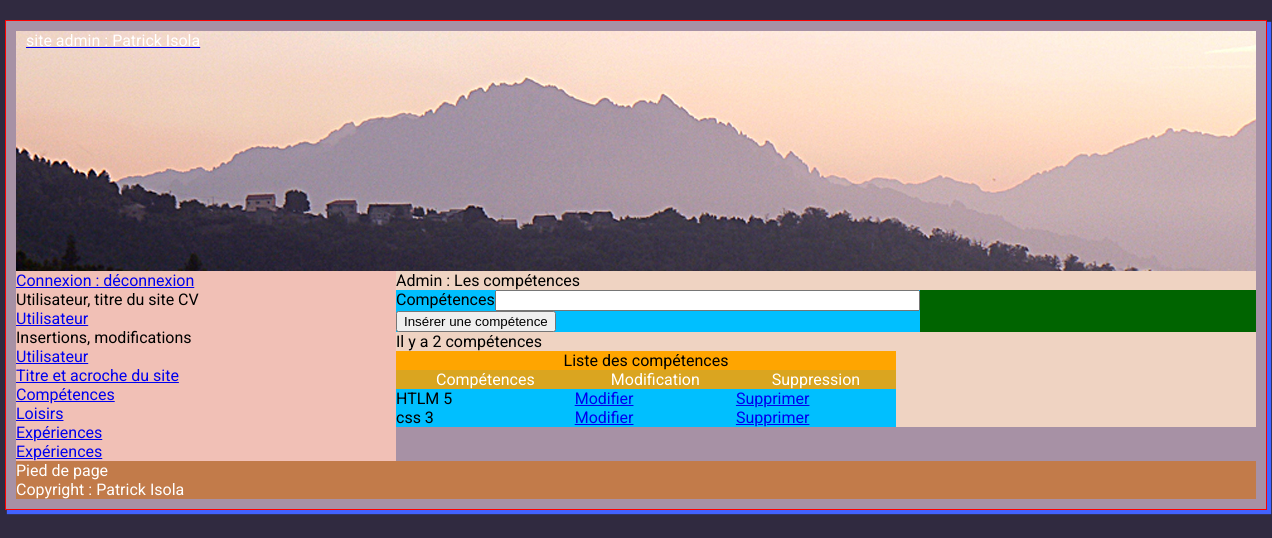
Before: /admin/competences.php with the older database file.
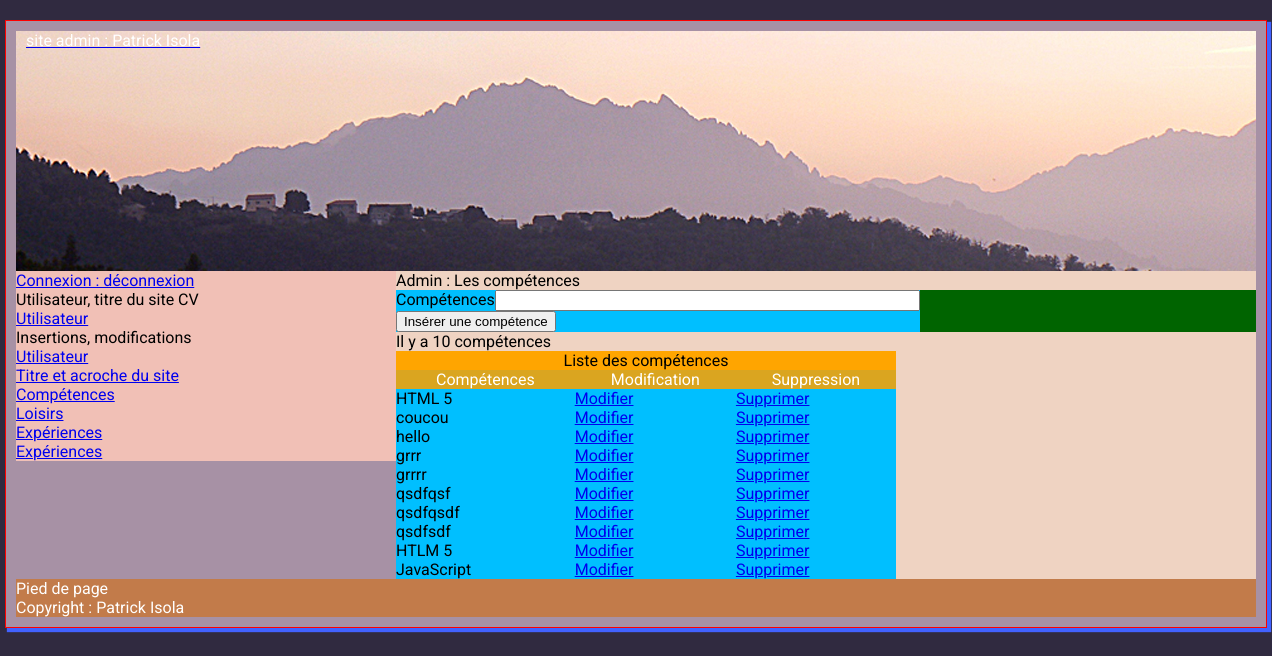
After: the same page with the newer database file.
### tables this page shows
CREATE TABLE IF NOT EXISTS `t_competences` (
  `id_competence` int(11) NOT NULL,
  `competence` text,
  `utilisateur_id` int(11) NOT NULL
);

CREATE TABLE IF NOT EXISTS `t_utilisateur` (
  `id_utilisateur` int(11) NOT NULL,
  `prenom` varchar(25) NOT NULL,
  `nom` varchar(25) NOT NULL,
  `email` varchar(50) NOT NULL,
  `telephone` varchar(20) NOT NULL COMMENT 'varchar car 0 n''est pas un entier',
  `mdp` varchar(13) NOT NULL,
  `pseudo` varchar(13) NOT NULL,
  `avatar` varchar(13) NOT NULL,
  `age` smallint(5) NOT NULL,
  `date_naissance` date NOT NULL,
  `sexe` enum('Femme','Homme') NOT NULL,
  `etat_civil` enum('M.','Mme') NOT NULL,
  `statut_marital` varchar(13) NOT NULL,
  `adresse` text NOT NULL,
  `code_postal` varchar(5) NOT NULL,
  `ville` varchar(20) NOT NULL,
  `pays` varchar(25) NOT NULL,
  `note` varchar(20) NOT NULL
);

### admin/competences.php (the view, shortened to what this page needs)
<?php require '../connexion/connexion.php' ?>
<!DOCTYPE html>
<html lang="fr">
<head>
<link type="text/css" href="../css/style_admin.css" rel="stylesheet">
</head>
<body>
    <div id="enveloppe">
    <header>
        <?php include ("admin_en_tete.php"); ?>
    </header>
    <div id="menu">
        <?php include ("admin_menu.php"); ?>
    </div>
    <div id="contenuPrincipal">
        <h1>Admin : Les compétences</h1>
    <form action="competences.php" method="post">
        <table width="200px" border="1">
            <tr>
                <td>Compétences</td>
                <td><input type="text" name="competence" id="competence" size="50" required</td>
            </tr>
            <tr>
                <td colspan="2"><input type="submit" value="Insérer une compétence"></td>
            </tr>
        </table>
    </form>
    <p>
    <?php
        $sql = $pdoCV->prepare("SELECT * FROM t_competences");
        $sql->execute();
        $nbr_competences = $sql->rowCount();
    ?>
        Il y a <?php echo $nbr_competences; ?> compétences</p>
    <table width="500" border="2">
        <caption>Liste des compétences</caption>
        <tbody>
            <tr>
                <th>Compétences</th>
                <th>Modification</th>
                <th>Suppression</th>
            </tr>
        <tr>
            <?php while ($ligne = $sql->fetch()) { ?>
            <td><?php echo $ligne['competence']; ?></td>
            <td><a href="modif_competence.php?id_competence=<?php echo $ligne['id_competence']; ?>">Modifier</a></td>
            <td><a href="competences.php?id_competence=<?php echo $ligne['id_competence']; ?>">Supprimer</a></td>
        </tr>
            <?php } ?>
        </tbody>
    </table>
    </div>
    <footer>
        <?php include ("admin_footer.php"); ?>
    </footer>
    </div>
</body>
</html>

### admin/admin_en_tete.php
<a href="index.php"><h1>site admin : Patrick Isola</h1></a>

### admin/admin_menu.php
<h2><a href="#">Connexion : déconnexion</a></h2>
<ul>
    <li>Utilisateur, titre du site CV</li>
        <ul>
            <li><a href="utilisateur.php">Utilisateur</a></li>
        </ul>
    <li>Insertions, modifications</li>
        <ul>
            <li><a href="utilisateurs.php">Utilisateur</a></li>
            <li><a href="titre_du_cv.php">Titre et acroche du site</a></li>
            <li><a href="competences.php">Compétences</a></li>
            <li><a href="loisirs.php">Loisirs</a></li>
            <li><a href="experiences.php">Expériences</a></li>
            <li><a href="experiences.php">Expériences</a></li>
        </ul>
</ul>

### admin/admin_footer.php
<?php
    $sql = $pdoCV->query(" SELECT * FROM t_utilisateur WHERE id_utilisateur ='1' ");
    $ligne = $sql->fetch();
    ?>
<p>Pied de page</p>
<p>Copyright : <?php echo $ligne['prenom'].' '.$ligne['nom']; ?></p>

### css/style_admin.css (style rules this page uses)
html, body, div, span, applet, object, iframe, h1, h2, h3, h4, h5, h6, p, blockquote, pre, a, abbr, acronym, address, big, cite, code, del, dfn, em, img, ins, kbd, q, s, samp, small, strike, strong, sub, sup, tt, var, b, u, i, center, dl, dt, dd, ol, ul, li, fieldset, form, label, legend, table, caption, tbody, tfoot, thead, tr, th, td, article, aside, canvas, details, embed, figure, figcaption, footer, header, hgroup, menu, nav, output, ruby, section, summary, time, mark, audio, video { margin: 0; padding: 0; border: 0; font-size: 100%; font: inherit; vertical-align: baseline; }
article, aside, details, figcaption, figure, footer, header, hgroup, menu, nav, section { display: block; }
body { line-height: 1; }
ol, ul { list-style: none; }
table { border-collapse: collapse; border-spacing: 0; }
body { margin: auto; font: 1em Roboto, sans-serif; background-color: #302A40; }
header { background: url(../img/popolasca.jpg) center center no-repeat; height:240px; margin-right: 10px; margin-left: 10px; }
#enveloppe { width: 1260px; margin-right: auto; margin-left: auto; margin-top: 20px; background-color: #A791A5; border: 1px solid red; -webkit-box-shadow: 3px 3px 1px 1px #4262FF; box-shadow: 3px 3px 1px 1px #4262FF; }
#menu { width: 380px; background-color: #F1C0B6; float: left; margin-left: 10px; }
#contenuPrincipal { width: 860px; background-color: #EFD3C2; float: right; margin-right: 10px; }
footer { margin-right: 10px; margin-left: 10px; margin-bottom: 10px; color:white; background: #C27B4A; }
header h1 { color: #fff; margin: 10px; }
table { background-color: deepskyblue; }
caption { background:orange; }
th { background-color: goldenrod; color: white; }
form { background-color: darkgreen; }

Changed rows visible on the page:
removed t_competences: competence "css 3"
added t_competences: competence "HTML 5"
added t_competences: competence "coucou"
added t_competences: competence "hello"
added t_competences: competence "grrr"
added t_competences: competence "grrrr"
added t_competences: competence "qsdfqsf"
added t_competences: competence "qsdfqsdf"
added t_competences: competence "qsdfsdf"
added t_competences: competence "JavaScript"
Other visible differences:
$nbr_competences: "2" → "10"
